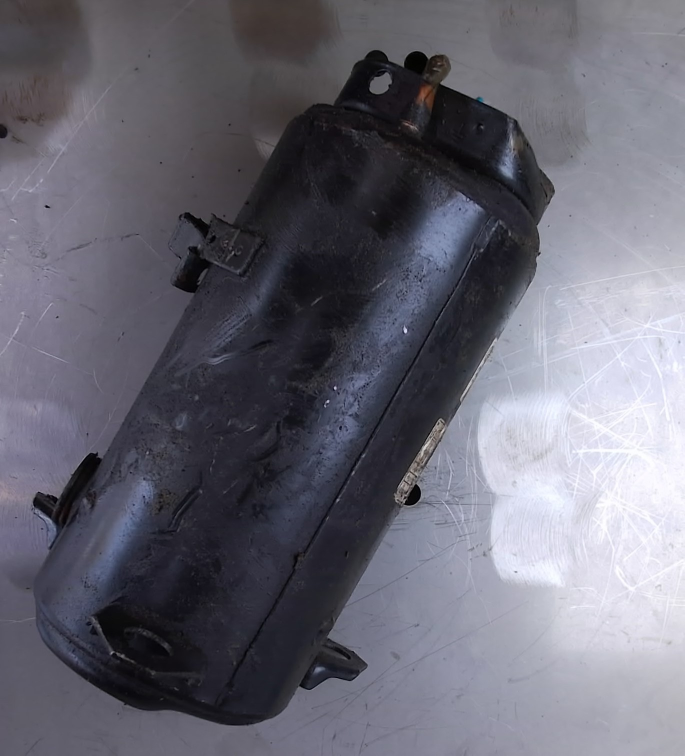
//> input picture imgs/cv_imgs/1.jpg, 1369 x 1511 px (shown at 1/2 size)
$ ./grabCutTest   (built with g++ and OpenCV 4)
//> lines starting //> are read from the running program, lines starting //| are printed output that depends on the picture
#include <opencv2/opencv.hpp>
#include <opencv2/video/tracking.hpp>
#include <iostream>
#include <math.h>
#include <string>
#include <chrono>

using namespace std;
using namespace cv;

string input_dir = "../imgs/input_imgs/";
string output_dir = "../imgs/output_imgs/";

int main(int argc, char* argv[]) {
	string imgName = argc >= 2 ? argv[1] : "1.jpg";
    Mat image = imread(input_dir + imgName);
//> image is the input picture: 1511 rows x 1369 cols, CV_8UC3; mean B, G, R 114.5, 103.1, 104

	resize(image, image, Size(image.cols / 5, image.rows / 5));
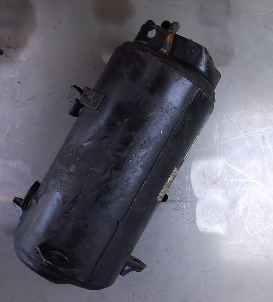
//> image: 302 rows x 273 cols, CV_8UC3; mean B, G, R 114.4, 103, 103.9
	imshow("image", image);

	Mat mask = Mat::zeros(image.size(), CV_8UC1);
	Rect rect = selectROI("image", image, false);
//> the box from (68, 75) to (204, 226) is selected with the mouse
//> rect = Rect(68, 75, 136, 151)
	// imwrite("./withRect.jpg", image);
	destroyWindow("image");
	Mat bgdModel, fgdModel;

	auto start = std::chrono::high_resolution_clock::now();
	grabCut(image, mask, rect, bgdModel, fgdModel, 2, GC_INIT_WITH_RECT);
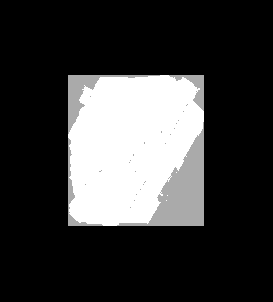
//> mask: 302 rows x 273 cols, CV_8UC1; min 0, max 3, mean 0.688; drawn with min black and max white
//> bgdModel = 65 values, max 308.2 at index 29, min 0.144 at index 4, mean 159.7; fgdModel = 65 values, max 283.8 at index 38, min 0 at index 3, mean 110.4
	auto end = std::chrono::high_resolution_clock::now();

	std::chrono::duration<double, std::milli> timeUsed = end - start;	// ����

	cout << "Time Of GrabCut is : " << timeUsed.count() << endl;

	start = std::chrono::high_resolution_clock::now();
	Mat result = Mat::zeros(image.size(), CV_8UC3);
	for (int row = 0; row < result.rows; row++)
	{
		for (int col = 0; col < result.cols; col++)
		{
			//�����Ĥmask��ĳ��λ��������ֵΪ1��3��Ҳ��������ǰ���Ϳ���ǰ�����Ͱ�ԭͼ���и�λ�õ�����ֵ�������ͼ��
			if (mask.at<uchar>(row, col) == 1 || mask.at<uchar>(row, col) == 3)
			{
				result.at<Vec3b>(row, col) = image.at<Vec3b>(row, col);
			}
		}
	}
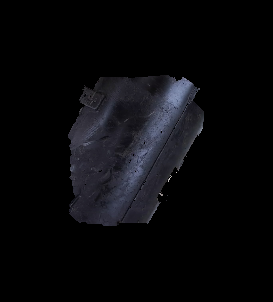
//> result: 302 rows x 273 cols, CV_8UC3; mean B, G, R 11.2, 9, 8.9
	end = std::chrono::high_resolution_clock::now();

	timeUsed = end - start;	// ����

	cout << "Time Of Using Mask is : " << timeUsed.count() << endl;

	imshow("result", result);
	// imwrite("./output_smallScale.jpg", result);
	// imwrite("./output.jpg", result);
	waitKey(0);
}

$ run again, with imgs/cv_imgs/2.jpg copied over imgs/cv_imgs/1.jpg
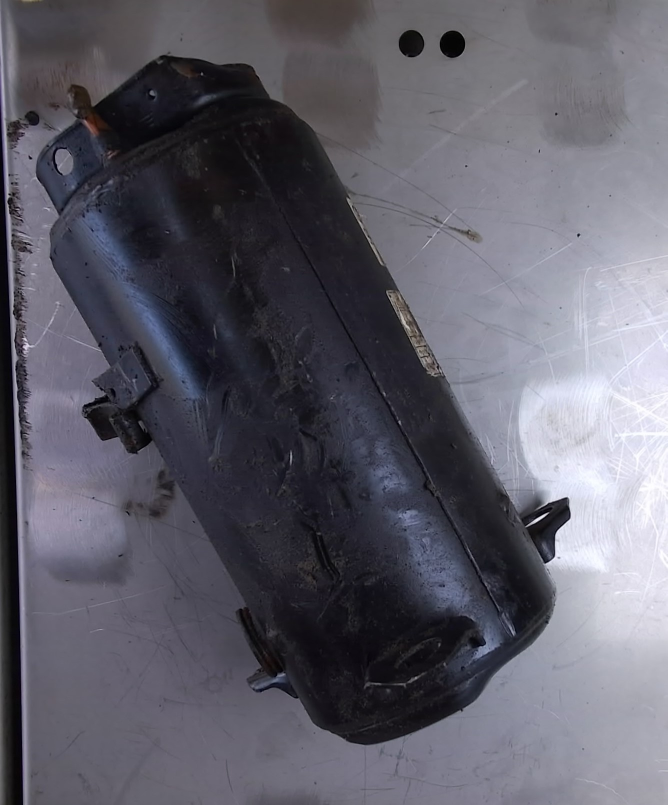
//> input picture imgs/cv_imgs/2.jpg, 1335 x 1609 px (shown at 1/2 size)
//> image is the input picture: 1609 rows x 1335 cols, CV_8UC3; mean B, G, R 104.6, 93.7, 95
//> image: 321 rows x 267 cols, CV_8UC3
//> rect = Rect(66, 80, 133, 160)
//> `grabCut(image, mask, rect, bgdModel, fgdModel, 2, GC_INIT_WITH_RECT);`:
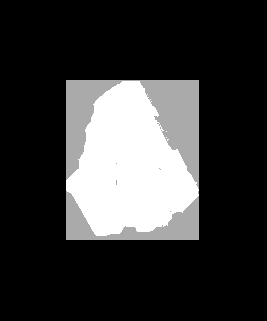
//> mask: 321 rows x 267 cols, CV_8UC1; min 0, max 3, mean 0.648; drawn with min black and max white
//> bgdModel = 65 values, max 317.5 at index 20, min 0.0936 at index 2, mean 156; fgdModel = 65 values, max 474.7 at index 55, min 0 at index 30, mean 83.9
//> after the loop `for (int row = 0; row < result.rows; row++)`:
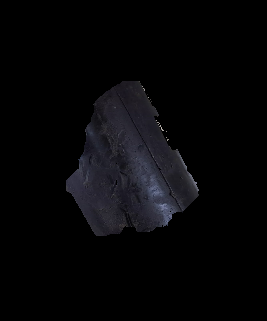
//> result: 321 rows x 267 cols, CV_8UC3; mean B, G, R 7.6, 6.1, 6.2

$ run again, with imgs/cv_imgs/3.jpg copied over imgs/cv_imgs/1.jpg
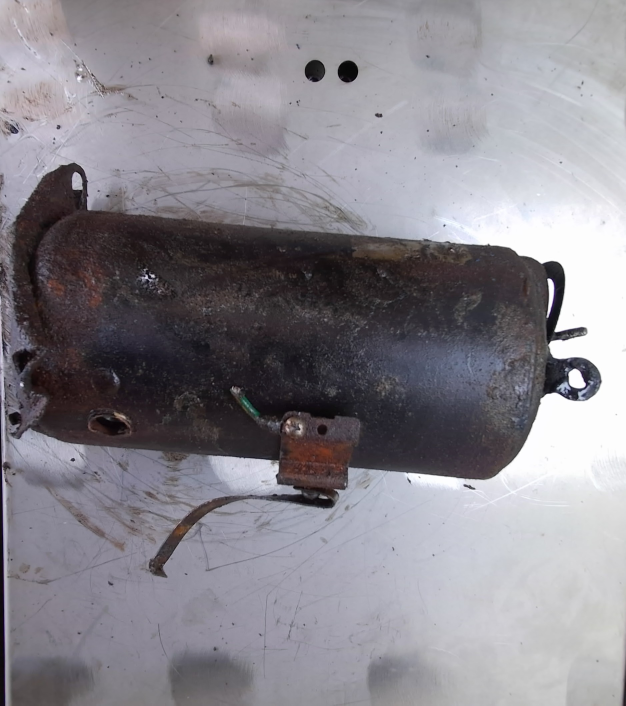
//> input picture imgs/cv_imgs/3.jpg, 1877 x 2116 px (shown at 1/3 size)
//> image is the input picture: 2116 rows x 1877 cols, CV_8UC3; mean B, G, R 141, 133.9, 137
//> image: 423 rows x 375 cols, CV_8UC3
//> rect = Rect(93, 105, 187, 211)
//> `grabCut(image, mask, rect, bgdModel, fgdModel, 2, GC_INIT_WITH_RECT);`:
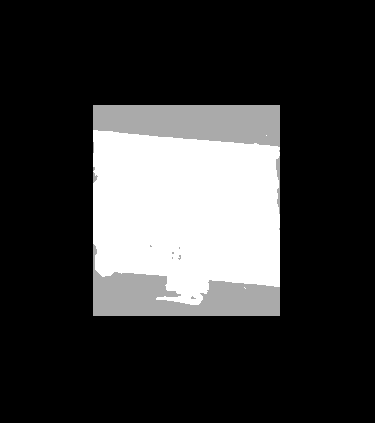
//> mask: 423 rows x 375 cols, CV_8UC1; min 0, max 3, mean 0.667; drawn with min black and max white
//> bgdModel = 65 values, max 508.2 at index 20, min 0.0795 at index 2, mean 172.1; fgdModel = 65 values, max 332.6 at index 51, min 0 at index 3, mean 125.3
//> after the loop `for (int row = 0; row < result.rows; row++)`:
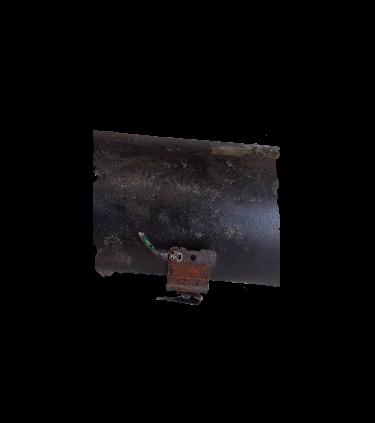
//> result: 423 rows x 375 cols, CV_8UC3; mean B, G, R 8.6, 7.8, 8.7
